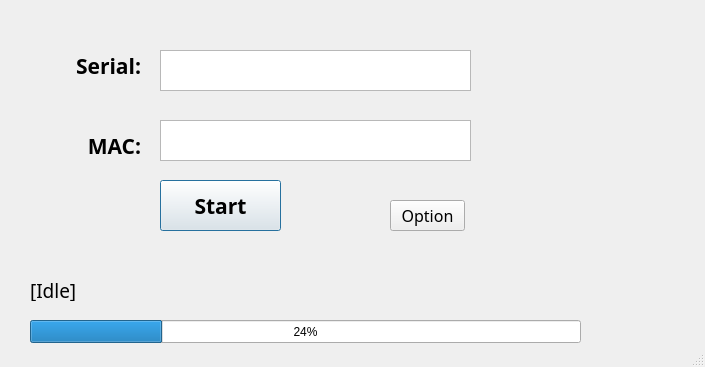
<?xml version="1.0" encoding="UTF-8"?>
<ui version="4.0">
 <class>Dialog</class>
 <widget class="QDialog" name="Dialog">
  <property name="geometry">
   <rect>
    <x>0</x>
    <y>0</y>
    <width>705</width>
    <height>367</height>
   </rect>
  </property>
  <property name="windowTitle">
   <string>Dialog</string>
  </property>
  <property name="sizeGripEnabled">
   <bool>true</bool>
  </property>
  <widget class="QLabel" name="label">
   <property name="geometry">
    <rect>
     <x>40</x>
     <y>50</y>
     <width>101</width>
     <height>31</height>
    </rect>
   </property>
   <property name="font">
    <font>
     <family>仿宋</family>
     <pointsize>16</pointsize>
     <weight>75</weight>
     <bold>true</bold>
    </font>
   </property>
   <property name="layoutDirection">
    <enum>Qt::RightToLeft</enum>
   </property>
   <property name="text">
    <string>Serial:</string>
   </property>
   <property name="alignment">
    <set>Qt::AlignRight|Qt::AlignTrailing|Qt::AlignVCenter</set>
   </property>
  </widget>
  <widget class="QLabel" name="label_2">
   <property name="geometry">
    <rect>
     <x>40</x>
     <y>130</y>
     <width>101</width>
     <height>31</height>
    </rect>
   </property>
   <property name="font">
    <font>
     <family>仿宋</family>
     <pointsize>16</pointsize>
     <weight>75</weight>
     <bold>true</bold>
    </font>
   </property>
   <property name="layoutDirection">
    <enum>Qt::RightToLeft</enum>
   </property>
   <property name="text">
    <string>MAC:</string>
   </property>
   <property name="alignment">
    <set>Qt::AlignRight|Qt::AlignTrailing|Qt::AlignVCenter</set>
   </property>
  </widget>
  <widget class="QTextBrowser" name="serialText">
   <property name="geometry">
    <rect>
     <x>160</x>
     <y>50</y>
     <width>311</width>
     <height>41</height>
    </rect>
   </property>
  </widget>
  <widget class="QTextBrowser" name="macText">
   <property name="geometry">
    <rect>
     <x>160</x>
     <y>120</y>
     <width>311</width>
     <height>41</height>
    </rect>
   </property>
  </widget>
  <widget class="QPushButton" name="startBtn">
   <property name="geometry">
    <rect>
     <x>160</x>
     <y>180</y>
     <width>121</width>
     <height>51</height>
    </rect>
   </property>
   <property name="font">
    <font>
     <family>仿宋</family>
     <pointsize>16</pointsize>
     <weight>75</weight>
     <bold>true</bold>
    </font>
   </property>
   <property name="text">
    <string>Start</string>
   </property>
  </widget>
  <widget class="QPushButton" name="optionBtn">
   <property name="geometry">
    <rect>
     <x>390</x>
     <y>200</y>
     <width>75</width>
     <height>31</height>
    </rect>
   </property>
   <property name="font">
    <font>
     <family>仿宋</family>
     <pointsize>12</pointsize>
     <weight>50</weight>
     <bold>false</bold>
    </font>
   </property>
   <property name="text">
    <string>Option</string>
   </property>
  </widget>
  <widget class="QLabel" name="label_3">
   <property name="geometry">
    <rect>
     <x>30</x>
     <y>280</y>
     <width>71</width>
     <height>21</height>
    </rect>
   </property>
   <property name="font">
    <font>
     <family>仿宋</family>
     <pointsize>14</pointsize>
    </font>
   </property>
   <property name="text">
    <string>[Idle]</string>
   </property>
  </widget>
  <widget class="QLabel" name="statusLabel">
   <property name="geometry">
    <rect>
     <x>120</x>
     <y>280</y>
     <width>441</width>
     <height>21</height>
    </rect>
   </property>
   <property name="font">
    <font>
     <family>仿宋</family>
     <pointsize>14</pointsize>
    </font>
   </property>
   <property name="text">
    <string/>
   </property>
  </widget>
  <widget class="QProgressBar" name="prosBar">
   <property name="geometry">
    <rect>
     <x>30</x>
     <y>320</y>
     <width>551</width>
     <height>23</height>
    </rect>
   </property>
   <property name="value">
    <number>24</number>
   </property>
  </widget>
 </widget>
 <resources/>
 <connections/>
</ui>
